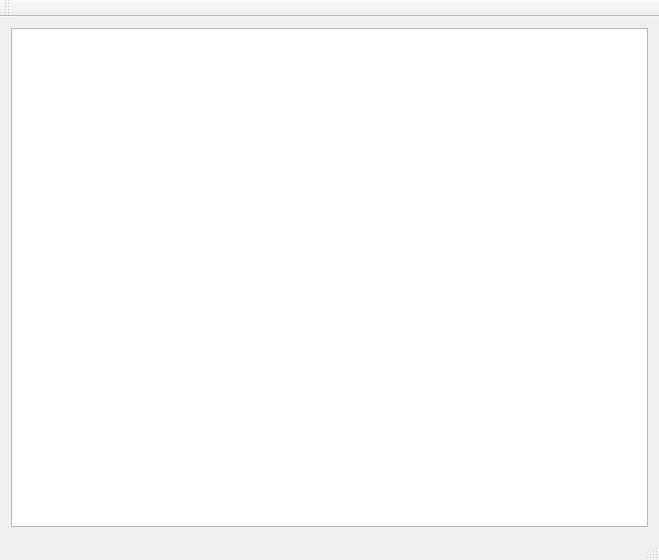
<?xml version="1.0" encoding="UTF-8"?>
<ui version="4.0">
 <class>MainWindow</class>
 <widget class="QMainWindow" name="MainWindow">
  <property name="geometry">
   <rect>
    <x>0</x>
    <y>0</y>
    <width>659</width>
    <height>560</height>
   </rect>
  </property>
  <property name="windowTitle">
   <string>MainWindow</string>
  </property>
  <widget class="QWidget" name="centralWidget">
   <layout class="QGridLayout" name="gridLayout">
    <item row="0" column="0">
     <widget class="QGraphicsView" name="graphicsView"/>
    </item>
   </layout>
  </widget>
  <widget class="QMenuBar" name="menuBar">
   <property name="geometry">
    <rect>
     <x>0</x>
     <y>0</y>
     <width>659</width>
     <height>25</height>
    </rect>
   </property>
  </widget>
  <widget class="QToolBar" name="mainToolBar">
   <attribute name="toolBarArea">
    <enum>TopToolBarArea</enum>
   </attribute>
   <attribute name="toolBarBreak">
    <bool>false</bool>
   </attribute>
  </widget>
  <widget class="QStatusBar" name="statusBar"/>
 </widget>
 <layoutdefault spacing="6" margin="11"/>
 <resources/>
 <connections/>
</ui>
